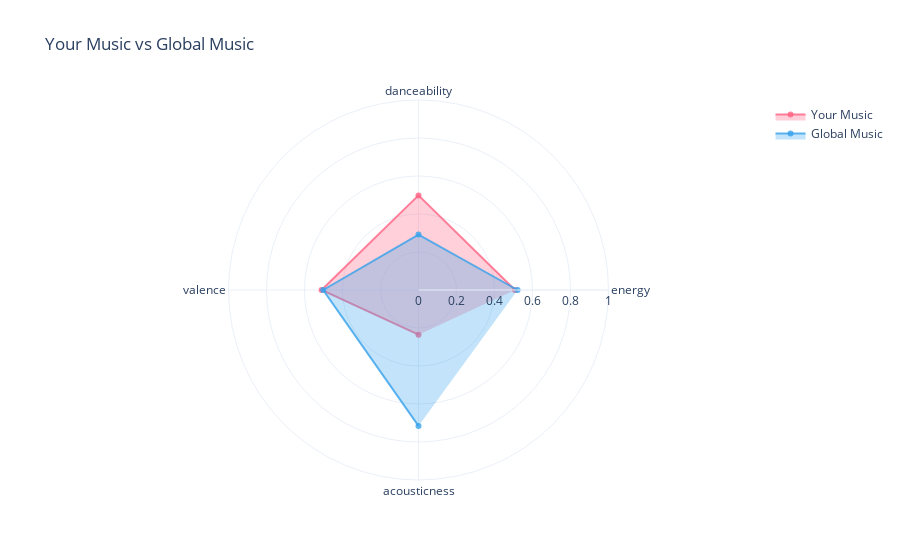

This figure's notebook cell:
### Code cell
import plotly.graph_objects as go
features = ['energy', 'danceability', 'valence', 'acousticness']
personal_values = [personal_df[feature].mean() for feature in features]
global_values = [global_df[feature].mean() for feature in features]

#Create radar chart
fig = go.Figure()

#add personal data
fig.add_trace(go.Scatterpolar(
    r = personal_values,
    theta=features,
    fill ='toself',
    name='Your Music',
    line_color='rgba(255, 99, 132, 0.8)',
    fillcolor='rgba(255, 99, 132, 0.3)'
))
#add global data
fig.add_trace(go.Scatterpolar(
    r = global_values,
    theta=features,
    fill ='toself',
    name='Global Music',
    line_color='rgba(54, 162, 235, 0.8)',
    fillcolor='rgba(54, 162, 235, 0.3)'
))
fig.update_layout(
    polar=dict(
        radialaxis=dict(
            visible=True,
            range=[0, 1]
        )
    ),
    showlegend=True,
    title='Your Music vs Global Music',
    template='plotly_white'
)
# Show the radar chart
fig.show()

### Figure 1 — Plotly figure (JSON) as saved in the notebook; plotly's stock layout.template omitted (floating-point values rounded to 4 significant figures)
{"data": [{"fill": "toself", "fillcolor": "rgba(255, 99, 132, 0.3)", "line": {"color": "rgba(255, 99, 132, 0.8)"}, "name": "Your Music", "r": [0.508, 0.4979, 0.5101, 0.2351], "theta": ["energy", "danceability", "valence", "acousticness"], "type": "scatterpolar"}, {"fill": "toself", "fillcolor": "rgba(54, 162, 235, 0.3)", "line": {"color": "rgba(54, 162, 235, 0.8)"}, "name": "Global Music", "r": [0.5216, 0.2917, 0.5016, 0.7152], "theta": ["energy", "danceability", "valence", "acousticness"], "type": "scatterpolar"}], "layout": {"polar": {"radialaxis": {"range": [0, 1], "visible": true}}, "showlegend": true, "title": {"text": "Your Music vs Global Music"}}}
